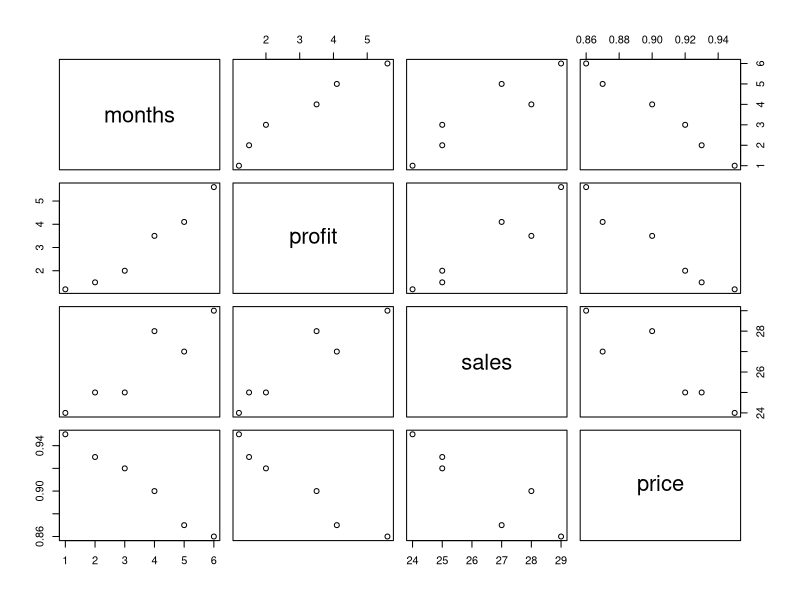
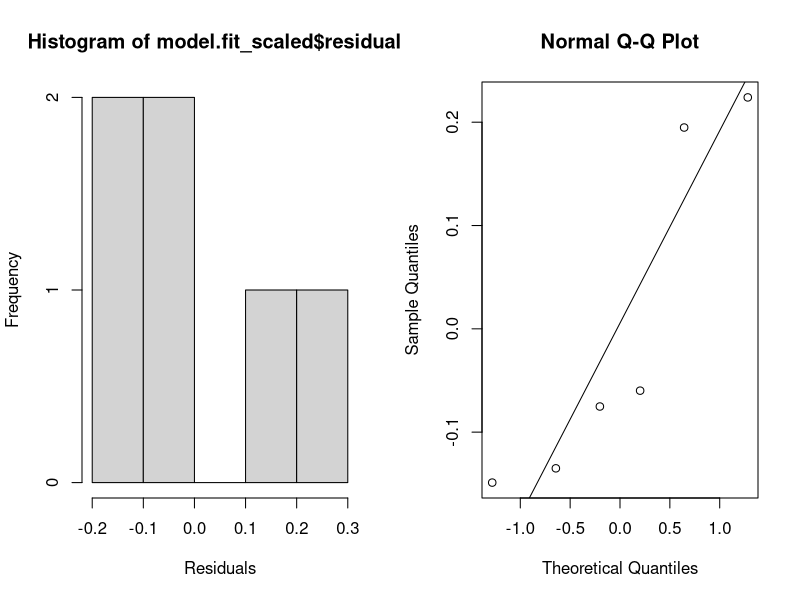
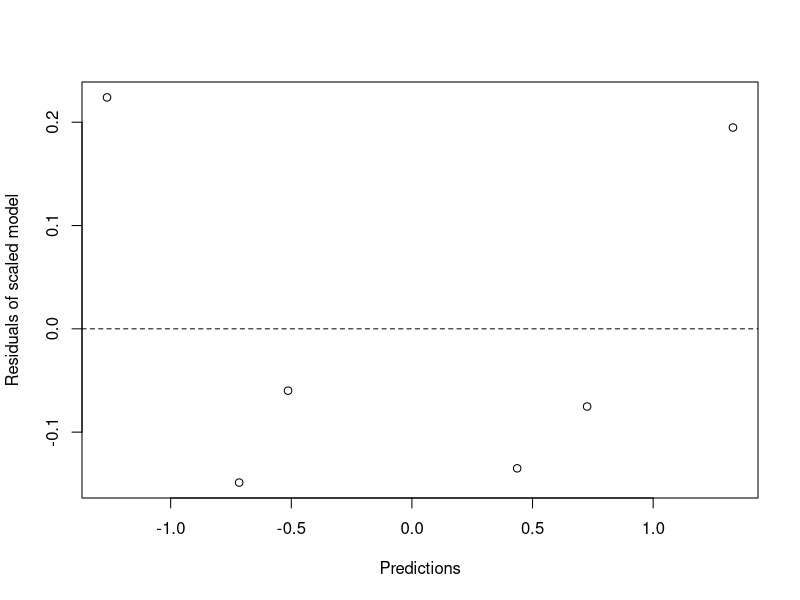

These charts were generated, in order, by the following R code:
months = seq(1, 6)
profit = c(1.2, 1.5, 2, 3.5, 4.1, 5.6)
sales = c(24, 25, 25, 28, 27, 29)
price = c(0.95, 0.93, 0.92, 0.9, 0.87, 0.86)

d = data.frame(months=months, profit=profit, sales=sales, price=price)

png('cor.png')
pairs(d)
dev.off()

cor(d)

model.fit = lm(profit ~ months + sales + price, data=d)
print(summary(model.fit))

d_scaled = data.frame(
    months=scale(d$months),
    profit=scale(d$profit),
    sales=scale(d$sales),
    price=scale(d$price)
)

model.fit_scaled = lm(profit ~ months + sales + price, data=d_scaled)

print(summary(model.fit_scaled))

print('Media de error residual (scaled)')
print(mean(model.fit_scaled$residuals))

print('Suma de error residual (scaled)')
print(sum(model.fit_scaled$residuals))

png('plots.png', width=800, height=400)
par(mfrow=c(1,2))

hist(model.fit_scaled$residuals, xlab='Residuals')
qqnorm(model.fit_scaled$residuals)
qqline(model.fit_scaled$residuals)

dev.off()

require(lmtest)
dwtest(model.fit_scaled)

print(d_scaled)

pred = predict(model.fit_scaled, data=data.frame(
    months=scale(d$months),
    sales=scale(d$sales),
    price=scale(d$price)
))

print('Predicciones en modelo escalado')
print(pred)

print('Errores residuales')
print(residuals(model.fit_scaled))

png('homo.png')
plot(pred, residuals(model.fit_scaled), xlab='Predictions', ylab='Residuals of scaled model')
abline(h=0, lty=2)
dev.off()
